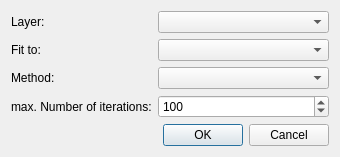
<?xml version="1.0" encoding="UTF-8"?>
<ui version="4.0">
 <class>Dialog</class>
 <widget class="QDialog" name="Dialog">
  <property name="geometry">
   <rect>
    <x>0</x>
    <y>0</y>
    <width>340</width>
    <height>153</height>
   </rect>
  </property>
  <property name="windowTitle">
   <string>Layer thickness fitting menu</string>
  </property>
  <layout class="QVBoxLayout" name="verticalLayout">
   <item>
    <layout class="QFormLayout" name="formLayout">
     <item row="0" column="0">
      <widget class="QLabel" name="label">
       <property name="text">
        <string>Layer:</string>
       </property>
      </widget>
     </item>
     <item row="0" column="1">
      <widget class="QComboBox" name="layersCB"/>
     </item>
     <item row="2" column="0">
      <widget class="QLabel" name="label_2">
       <property name="text">
        <string>Fit to:</string>
       </property>
      </widget>
     </item>
     <item row="2" column="1">
      <widget class="QComboBox" name="referencesCB"/>
     </item>
     <item row="4" column="1">
      <widget class="QSpinBox" name="noOfIterationsSB">
       <property name="minimum">
        <number>1</number>
       </property>
       <property name="maximum">
        <number>9999</number>
       </property>
       <property name="value">
        <number>100</number>
       </property>
      </widget>
     </item>
     <item row="4" column="0">
      <widget class="QLabel" name="label_3">
       <property name="text">
        <string>max. Number of iterations:</string>
       </property>
      </widget>
     </item>
     <item row="3" column="1">
      <widget class="QComboBox" name="methodCB"/>
     </item>
     <item row="3" column="0">
      <widget class="QLabel" name="label_4">
       <property name="text">
        <string>Method:</string>
       </property>
      </widget>
     </item>
    </layout>
   </item>
   <item>
    <widget class="QDialogButtonBox" name="buttonBox">
     <property name="orientation">
      <enum>Qt::Horizontal</enum>
     </property>
     <property name="standardButtons">
      <set>QDialogButtonBox::Cancel|QDialogButtonBox::Ok</set>
     </property>
    </widget>
   </item>
  </layout>
 </widget>
 <resources/>
 <connections>
  <connection>
   <sender>buttonBox</sender>
   <signal>accepted()</signal>
   <receiver>Dialog</receiver>
   <slot>accept()</slot>
   <hints>
    <hint type="sourcelabel">
     <x>248</x>
     <y>254</y>
    </hint>
    <hint type="destinationlabel">
     <x>157</x>
     <y>274</y>
    </hint>
   </hints>
  </connection>
  <connection>
   <sender>buttonBox</sender>
   <signal>rejected()</signal>
   <receiver>Dialog</receiver>
   <slot>reject()</slot>
   <hints>
    <hint type="sourcelabel">
     <x>316</x>
     <y>260</y>
    </hint>
    <hint type="destinationlabel">
     <x>286</x>
     <y>274</y>
    </hint>
   </hints>
  </connection>
 </connections>
</ui>
